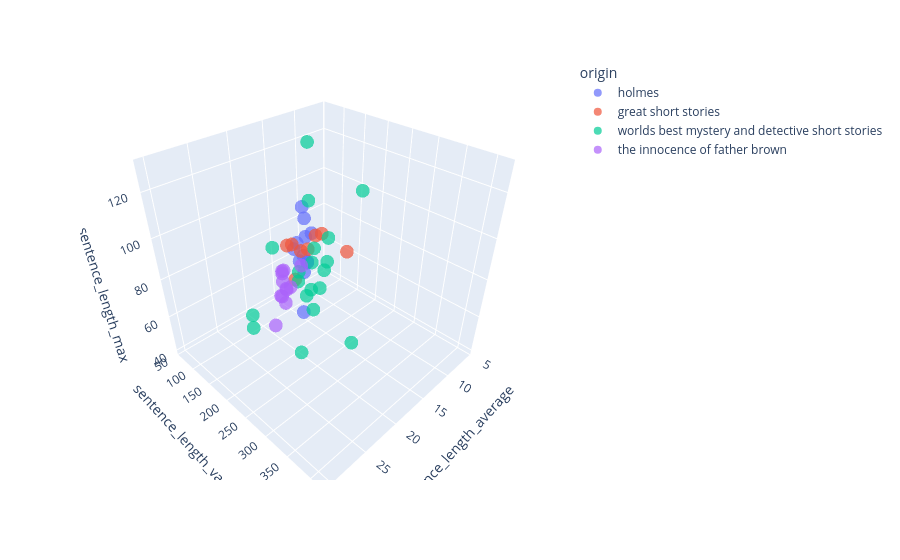

The notebook cell saved with this chart:
### Code cell
fig = px.scatter_3d(
    human_stories_df,
    "sentence_length_average",
    "sentence_length_variance",
    "sentence_length_max",
    color="origin",
    opacity=0.7
)

fig.show()

### Figure 1 — Plotly figure (JSON) as saved in the notebook; plotly's stock layout.template omitted (floating-point values rounded to 4 significant figures)
{"data": [{"hovertemplate": "origin=holmes<br>sentence_length_average=%{x}<br>sentence_length_variance=%{y}<br>sentence_length_max=%{z}<extra></extra>", "legendgroup": "holmes", "marker": {"color": "#636efa", "opacity": 0.7, "symbol": "circle"}, "mode": "markers", "name": "holmes", "scene": "scene", "showlegend": true, "type": "scatter3d", "x": [12.78, 16.69, 15.71, 14.7, 15.15, 14.39, 13.65, 15.47, 16.02, 13.68, 15.25, 14.84], "y": [113.3, 165.4, 152.9, 125.8, 154.2, 154.8, 121.0, 148.3, 141.3, 131.1, 120.1, 143.5], "z": [79, 49, 78, 70, 74, 88, 61, 102, 84, 68, 77, 95]}, {"hovertemplate": "origin=great short stories<br>sentence_length_average=%{x}<br>sentence_length_variance=%{y}<br>sentence_length_max=%{z}<extra></extra>", "legendgroup": "great short stories", "marker": {"color": "#EF553B", "opacity": 0.7, "symbol": "circle"}, "mode": "markers", "name": "great short stories", "scene": "scene", "showlegend": true, "type": "scatter3d", "x": [18.36, 22.2, 19.64, 14.42, 15.62, 18.05, 15.06, 11.7], "y": [154.6, 251.1, 256.9, 101.0, 255.1, 201.0, 174.8, 61.72], "z": [88, 103, 107, 76, 92, 91, 90, 45]}, {"hovertemplate": "origin=worlds best mystery and detective short stories<br>sentence_length_average=%{x}<br>sentence_length_variance=%{y}<br>sentence_length_max=%{z}<extra></extra>", "legendgroup": "worlds best mystery and detective short stories", "marker": {"color": "#00cc96", "opacity": 0.7, "symbol": "circle"}, "mode": "markers", "name": "worlds best mystery and detective short stories", "scene": "scene", "showlegend": true, "type": "scatter3d", "x": [12.74, 27.84, 12.7, 27.07, 17.92, 5.701, 11.97, 17.28, 18.07, 15.71, 17.07, 17.1, 17.85, 17.89, 21.46, 14.59, 11.19, 30.29, 22.71], "y": [135.7, 336.7, 128.7, 415.3, 175.2, 60.71, 237.4, 200.5, 196.1, 212.2, 190.0, 192.9, 245.2, 226.3, 171.7, 151.0, 63.22, 281.8, 124.6], "z": [75, 81, 66, 97, 76, 40, 113, 57, 66, 82, 111, 67, 101, 74, 94, 130, 43, 89, 54]}, {"hovertemplate": "origin=the innocence of father brown<br>sentence_length_average=%{x}<br>sentence_length_variance=%{y}<br>sentence_length_max=%{z}<extra></extra>", "legendgroup": "the innocence of father brown", "marker": {"color": "#ab63fa", "opacity": 0.7, "symbol": "circle"}, "mode": "markers", "name": "the innocence of father brown", "scene": "scene", "showlegend": true, "type": "scatter3d", "x": [17.63, 15.45, 18.76, 23.25, 18.76, 17.12, 16.02, 18.39, 16.55, 18.67, 16.99, 17.39], "y": [120.4, 95.88, 144.5, 199.4, 165.8, 115.5, 151.7, 144.0, 110.3, 143.5, 105.9, 130.9], "z": [54, 51, 74, 61, 68, 66, 73, 55, 66, 68, 51, 59]}], "layout": {"legend": {"title": {"text": "origin"}, "tracegroupgap": 0}, "margin": {"t": 60}, "scene": {"domain": {"x": [0, 1], "y": [0, 1]}, "xaxis": {"title": {"text": "sentence_length_average"}}, "yaxis": {"title": {"text": "sentence_length_variance"}}, "zaxis": {"title": {"text": "sentence_length_max"}}}}}
